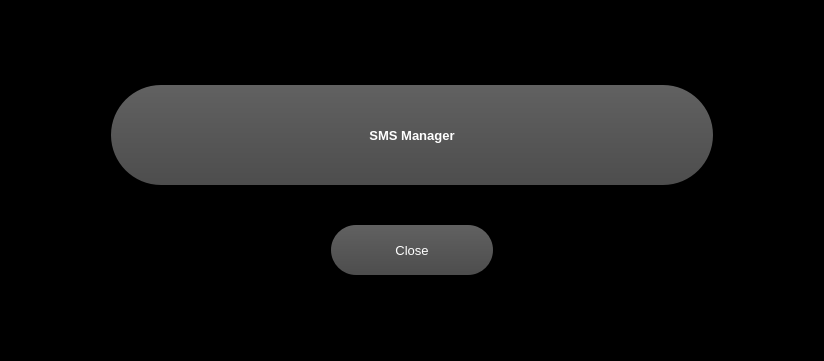
<?xml version="1.0" encoding="UTF-8"?>
<ui version="4.0">
 <class>Dialog</class>
 <widget class="QDialog" name="Dialog">
  <property name="geometry">
   <rect>
    <x>0</x>
    <y>0</y>
    <width>824</width>
    <height>361</height>
   </rect>
  </property>
  <property name="windowTitle">
   <string>Dialog</string>
  </property>
  <property name="styleSheet">
   <string notr="true">
QMainWindow {
	background-color:rgb(82, 82, 82);
}
QTextEdit {
	background-color:rgb(42, 42, 42);
	color: rgb(0, 255, 0);
}
QPushButton{
	border-style: outset;
	border-width: 2px;
	border-top-color: qlineargradient(spread:pad, x1:0.5, y1:0.6, x2:0.5, y2:0.4, stop:0 rgba(115, 115, 115, 255), stop:1 rgba(62, 62, 62, 255));
	border-right-color: qlineargradient(spread:pad, x1:0.4, y1:0.5, x2:0.6, y2:0.5, stop:0 rgba(115, 115, 115, 255), stop:1 rgba(62, 62, 62, 255));
	border-left-color: qlineargradient(spread:pad, x1:0.6, y1:0.5, x2:0.4, y2:0.5, stop:0 rgba(115, 115, 115, 255), stop:1 rgba(62, 62, 62, 255));
	border-bottom-color: rgb(58, 58, 58);
	border-bottom-width: 1px;
	border-style: solid;
	color: rgb(255, 255, 255);
	padding: 2px;
	background-color: qlineargradient(spread:pad, x1:0.5, y1:1, x2:0.5, y2:0, stop:0 rgba(77, 77, 77, 255), stop:1 rgba(97, 97, 97, 255));
}
QPushButton:hover{
	border-style: outset;
	border-width: 2px;
	border-top-color: qlineargradient(spread:pad, x1:0.5, y1:0.6, x2:0.5, y2:0.4, stop:0 rgba(180, 180, 180, 255), stop:1 rgba(110, 110, 110, 255));
	border-right-color: qlineargradient(spread:pad, x1:0.4, y1:0.5, x2:0.6, y2:0.5, stop:0 rgba(180, 180, 180, 255), stop:1 rgba(110, 110, 110, 255));
	border-left-color: qlineargradient(spread:pad, x1:0.6, y1:0.5, x2:0.4, y2:0.5, stop:0 rgba(180, 180, 180, 255), stop:1 rgba(110, 110, 110, 255));
	border-bottom-color: rgb(115, 115, 115);
	border-bottom-width: 1px;
	border-style: solid;
	color: rgb(255, 255, 255);
	padding: 2px;
	background-color: qlineargradient(spread:pad, x1:0.5, y1:1, x2:0.5, y2:0, stop:0 rgba(107, 107, 107, 255), stop:1 rgba(157, 157, 157, 255));
}
QPushButton:pressed{
	border-style: outset;
	border-width: 2px;
	border-top-color: qlineargradient(spread:pad, x1:0.5, y1:0.6, x2:0.5, y2:0.4, stop:0 rgba(62, 62, 62, 255), stop:1 rgba(22, 22, 22, 255));
	border-right-color: qlineargradient(spread:pad, x1:0.4, y1:0.5, x2:0.6, y2:0.5, stop:0 rgba(115, 115, 115, 255), stop:1 rgba(62, 62, 62, 255));
	border-left-color: qlineargradient(spread:pad, x1:0.6, y1:0.5, x2:0.4, y2:0.5, stop:0 rgba(115, 115, 115, 255), stop:1 rgba(62, 62, 62, 255));
	border-bottom-color: rgb(58, 58, 58);
	border-bottom-width: 1px;
	border-style: solid;
	color: rgb(255, 255, 255);
	padding: 2px;
	background-color: qlineargradient(spread:pad, x1:0.5, y1:1, x2:0.5, y2:0, stop:0 rgba(77, 77, 77, 255), stop:1 rgba(97, 97, 97, 255));
}
QPushButton:disabled{
	border-style: outset;
	border-width: 2px;
	border-top-color: qlineargradient(spread:pad, x1:0.5, y1:0.6, x2:0.5, y2:0.4, stop:0 rgba(115, 115, 115, 255), stop:1 rgba(62, 62, 62, 255));
	border-right-color: qlineargradient(spread:pad, x1:0.4, y1:0.5, x2:0.6, y2:0.5, stop:0 rgba(115, 115, 115, 255), stop:1 rgba(62, 62, 62, 255));
	border-left-color: qlineargradient(spread:pad, x1:0.6, y1:0.5, x2:0.4, y2:0.5, stop:0 rgba(115, 115, 115, 255), stop:1 rgba(62, 62, 62, 255));
	border-bottom-color: rgb(58, 58, 58);
	border-bottom-width: 1px;
	border-style: solid;
	color: rgb(0, 0, 0);
	padding: 2px;
	background-color: qlineargradient(spread:pad, x1:0.5, y1:1, x2:0.5, y2:0, stop:0 rgba(57, 57, 57, 255), stop:1 rgba(77, 77, 77, 255));
}
QLineEdit {
	border-width: 1px; border-radius: 4px;
	border-color: rgb(58, 58, 58);
	border-style: inset;
	padding: 0 8px;
	color: rgb(255, 255, 255);
	background:rgb(100, 100, 100);
	selection-background-color: rgb(187, 187, 187);
	selection-color: rgb(60, 63, 65);
}
QLabel {
	color:rgb(255,255,255);	
}
QProgressBar {
	text-align: center;
	color: rgb(240, 240, 240);
	border-width: 1px; 
	border-radius: 10px;
	border-color: rgb(58, 58, 58);
	border-style: inset;
	background-color:rgb(77,77,77);
}
QProgressBar::chunk {
	background-color: qlineargradient(spread:pad, x1:0.5, y1:0.7, x2:0.5, y2:0.3, stop:0 rgba(87, 97, 106, 255), stop:1 rgba(93, 103, 113, 255));
	border-radius: 5px;
}
QMenuBar {
	background:rgb(82, 82, 82);
}
QMenuBar::item {
	color:rgb(223,219,210);
	spacing: 3px;
	padding: 1px 4px;
	background: transparent;
}

QMenuBar::item:selected {
	background:rgb(115, 115, 115);
}
QMenu::item:selected {
	color:rgb(255,255,255);
	border-width:2px;
	border-style:solid;
	padding-left:18px;
	padding-right:8px;
	padding-top:2px;
	padding-bottom:3px;
	background:qlineargradient(spread:pad, x1:0.5, y1:0.7, x2:0.5, y2:0.3, stop:0 rgba(87, 97, 106, 255), stop:1 rgba(93, 103, 113, 255));
	border-top-color: qlineargradient(spread:pad, x1:0.5, y1:0.6, x2:0.5, y2:0.4, stop:0 rgba(115, 115, 115, 255), stop:1 rgba(62, 62, 62, 255));
	border-right-color: qlineargradient(spread:pad, x1:0.4, y1:0.5, x2:0.6, y2:0.5, stop:0 rgba(115, 115, 115, 255), stop:1 rgba(62, 62, 62, 255));
	border-left-color: qlineargradient(spread:pad, x1:0.6, y1:0.5, x2:0.4, y2:0.5, stop:0 rgba(115, 115, 115, 255), stop:1 rgba(62, 62, 62, 255));
	border-bottom-color: rgb(58, 58, 58);
	border-bottom-width: 1px;
}
QMenu::item {
	color:rgb(223,219,210);
	background-color:rgb(78,78,78);
	padding-left:20px;
	padding-top:4px;
	padding-bottom:4px;
	padding-right:10px;
}
QMenu{
	background-color:rgb(78,78,78);
}
QTabWidget {
	color:rgb(0,0,0);
	background-color:rgb(247,246,246);
}
QTabWidget::pane {
		border-color: rgb(77,77,77);
		background-color:rgb(101,101,101);
		border-style: solid;
		border-width: 1px;
    	border-radius: 6px;
}
QTabBar::tab {
	padding:2px;
	color:rgb(250,250,250);
  	background-color: qlineargradient(spread:pad, x1:0.5, y1:1, x2:0.5, y2:0, stop:0 rgba(77, 77, 77, 255), stop:1 rgba(97, 97, 97, 255));
	border-style: solid;
	border-width: 2px;
  	border-top-right-radius:4px;
   border-top-left-radius:4px;
	border-top-color: qlineargradient(spread:pad, x1:0.5, y1:0.6, x2:0.5, y2:0.4, stop:0 rgba(115, 115, 115, 255), stop:1 rgba(95, 92, 93, 255));
	border-right-color: qlineargradient(spread:pad, x1:0.4, y1:0.5, x2:0.6, y2:0.5, stop:0 rgba(115, 115, 115, 255), stop:1 rgba(95, 92, 93, 255));
	border-left-color: qlineargradient(spread:pad, x1:0.6, y1:0.5, x2:0.4, y2:0.5, stop:0 rgba(115, 115, 115, 255), stop:1 rgba(95, 92, 93, 255));
	border-bottom-color: rgb(101,101,101);
}
QTabBar::tab:selected, QTabBar::tab:last:selected, QTabBar::tab:hover {
  	background-color:rgb(101,101,101);
  	margin-left: 0px;
  	margin-right: 1px;
}
QTabBar::tab:!selected {
    	margin-top: 1px;
		margin-right: 1px;
}
QCheckBox {
	color:rgb(223,219,210);
	padding: 2px;
}
QCheckBox:hover {
	border-radius:4px;
	border-style:solid;
	padding-left: 1px;
	padding-right: 1px;
	padding-bottom: 1px;
	padding-top: 1px;
	border-width:1px;
	border-color: rgb(87, 97, 106);
	background-color:qlineargradient(spread:pad, x1:0.5, y1:0.7, x2:0.5, y2:0.3, stop:0 rgba(87, 97, 106, 150), stop:1 rgba(93, 103, 113, 150));
}
QCheckBox::indicator:checked {
	border-radius:4px;
	border-style:solid;
	border-width:1px;
	border-color: rgb(180,180,180);
  	background-color:qlineargradient(spread:pad, x1:0.5, y1:0.7, x2:0.5, y2:0.3, stop:0 rgba(87, 97, 106, 255), stop:1 rgba(93, 103, 113, 255));
}
QCheckBox::indicator:unchecked {
	border-radius:4px;
	border-style:solid;
	border-width:1px;
	border-color: rgb(87, 97, 106);
  	background-color:rgb(255,255,255);
}
QStatusBar {
	color:rgb(240,240,240);
}
QDialog{

background-color:black}
QPushButton{
	height:80px;
	margin-left:100px;
	margin-right:100px;
	margin-bottom:20px;

}

QPushButton#closeButton{
	height:40px;
	margin-left:320px;
	margin-right:320px;
	margin-bottom:0px;	
	margin-top:0px
}</string>
  </property>
  <layout class="QVBoxLayout" name="verticalLayout">
   <item>
    <layout class="QGridLayout" name="gridLayout">
     <property name="verticalSpacing">
      <number>20</number>
     </property>
     <item row="1" column="0">
      <widget class="QPushButton" name="closeButton">
       <property name="minimumSize">
        <size>
         <width>412</width>
         <height>50</height>
        </size>
       </property>
       <property name="font">
        <font>
         <pointsize>10</pointsize>
         <weight>50</weight>
         <bold>false</bold>
        </font>
       </property>
       <property name="styleSheet">
        <string notr="true">border-radius:25;
border:none</string>
       </property>
       <property name="text">
        <string>Close</string>
       </property>
      </widget>
     </item>
     <item row="0" column="0">
      <widget class="QPushButton" name="quickOtpsButton">
       <property name="minimumSize">
        <size>
         <width>800</width>
         <height>0</height>
        </size>
       </property>
       <property name="maximumSize">
        <size>
         <width>16777215</width>
         <height>120</height>
        </size>
       </property>
       <property name="font">
        <font>
         <pointsize>10</pointsize>
         <weight>75</weight>
         <bold>true</bold>
        </font>
       </property>
       <property name="styleSheet">
        <string notr="true">border-radius:50;
border:none</string>
       </property>
       <property name="text">
        <string>SMS Manager</string>
       </property>
      </widget>
     </item>
    </layout>
   </item>
  </layout>
 </widget>
 <resources/>
 <connections/>
</ui>
